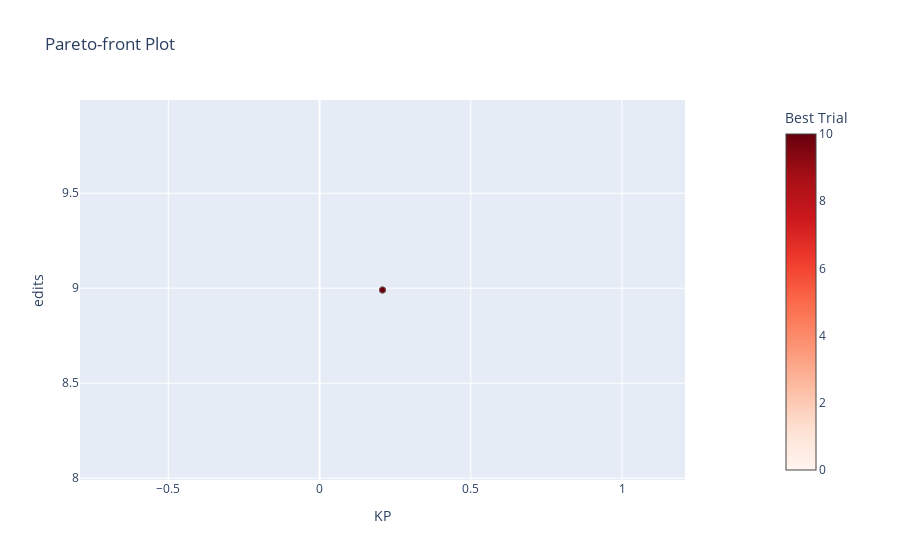

The code cell stored with this chart in its notebook:
### Code cell
optuna.visualization.plot_pareto_front(study, target_names=["KP", "edits"])

### Figure 1 — Plotly figure (JSON) as saved in the notebook; plotly's stock layout.template omitted (floating-point values rounded to 4 significant figures)
{"data": [{"hovertemplate": "%{text}<extra>Trial</extra>", "marker": {"color": [], "colorbar": {"title": {"text": "Trial"}}, "colorscale": [[0, "rgb(247,251,255)"], [0.125, "rgb(222,235,247)"], [0.25, "rgb(198,219,239)"], [0.375, "rgb(158,202,225)"], [0.5, "rgb(107,174,214)"], [0.625, "rgb(66,146,198)"], [0.75, "rgb(33,113,181)"], [0.875, "rgb(8,81,156)"], [1, "rgb(8,48,107)"]], "line": {"color": "Grey", "width": 0.5}}, "mode": "markers", "showlegend": false, "text": [], "type": "scatter", "x": [], "y": []}, {"hovertemplate": "%{text}<extra>Best Trial</extra>", "marker": {"color": [0, 1, 2, 3, 4, 5, 6, 7, 8, 9, 10], "colorbar": {"title": {"text": "Best Trial"}, "x": 1.1, "xpad": 40}, "colorscale": [[0, "rgb(255,245,240)"], [0.125, "rgb(254,224,210)"], [0.25, "rgb(252,187,161)"], [0.375, "rgb(252,146,114)"], [0.5, "rgb(251,106,74)"], [0.625, "rgb(239,59,44)"], [0.75, "rgb(203,24,29)"], [0.875, "rgb(165,15,21)"], [1, "rgb(103,0,13)"]], "line": {"color": "Grey", "width": 0.5}}, "mode": "markers", "showlegend": false, "text": ["{<br>  \"number\": 0,<br>  \"values\": [<br>    0.20808432307032806,<br>    8.990478349580593<br>  ],<br>  \"params\": {<br>    \"lambd\": 0.6005690620311481,<br>    \"lambd2\": 8.715524052830462,<br>    \"max_dist\": 2.9723313932919044<br>  }<br>}", "{<br>  \"number\": 1,<br>  \"values\": [<br>    0.20808432307032806,<br>    8.990478349580593<br>  ],<br>  \"params\": {<br>    \"lambd\": 1.8634796127614865,<br>    \"lambd2\": 5.096336003808501,<br>    \"max_dist\": 1.3636403643681314<br>  }<br>}", "{<br>  \"number\": 2,<br>  \"values\": [<br>    0.20808432307032806,<br>    8.990478349580593<br>  ],<br>  \"params\": {<br>    \"lambd\": 0.22225154424425764,<br>    \"lambd2\": 8.941566408644759,<br>    \"max_dist\": 2.782931124804544<br>  }<br>}", "{<br>  \"number\": 3,<br>  \"values\": [<br>    0.20808432307032806,<br>    8.990478349580593<br>  ],<br>  \"params\": {<br>    \"lambd\": 1.8632897359889582,<br>    \"lambd2\": 0.0621115645240955,<br>    \"max_dist\": 1.2960050993035832<br>  }<br>}", "{<br>  \"number\": 4,<br>  \"values\": [<br>    0.20808432307032806,<br>    8.990478349580593<br>  ],<br>  \"params\": {<br>    \"lambd\": 0.005648611089622113,<br>    \"lambd2\": 0.1664083970064878,<br>    \"max_dist\": 0.48523102114157735<br>  }<br>}", "{<br>  \"number\": 5,<br>  \"values\": [<br>    0.20808432307032806,<br>    8.990478349580593<br>  ],<br>  \"params\": {<br>    \"lambd\": 0.23649640407768313,<br>    \"lambd2\": 8.870414059387713,<br>    \"max_dist\": 0.6124876537548316<br>  }<br>}", "{<br>  \"number\": 6,<br>  \"values\": [<br>    0.20808432307032806,<br>    8.990478349580593<br>  ],<br>  \"params\": {<br>    \"lambd\": 0.28134182812036723,<br>    \"lambd2\": 1.1576469326123873,<br>    \"max_dist\": 1.1292992635150556<br>  }<br>}", "{<br>  \"number\": 7,<br>  \"values\": [<br>    0.20808432307032806,<br>    8.990478349580593<br>  ],<br>  \"params\": {<br>    \"lambd\": 0.176938857342122,<br>    \"lambd2\": 7.39228377522679,<br>    \"max_dist\": 2.0356919005374357<br>  }<br>}", "{<br>  \"number\": 8,<br>  \"values\": [<br>    0.20808432307032806,<br>    8.990478349580593<br>  ],<br>  \"params\": {<br>    \"lambd\": 1.7219198387377193,<br>    \"lambd2\": 1.3458850712443204,<br>    \"max_dist\": 1.140774178351192<br>  }<br>}", "{<br>  \"number\": 9,<br>  \"values\": [<br>    0.20808432307032806,<br>    8.990478349580593<br>  ],<br>  \"params\": {<br>    \"lambd\": 1.47735128704923,<br>    \"lambd2\": 3.701772387435558,<br>    \"max_dist\": 1.3509584888782185<br>  }<br>}", "{<br>  \"number\": 10,<br>  \"values\": [<br>    0.20808432307032806,<br>    8.990478349580593<br>  ],<br>  \"params\": {<br>    \"lambd\": 0.8204332490390487,<br>    \"lambd2\": 3.4468923621823055,<br>    \"max_dist\": 0.2044287794672528<br>  }<br>}"], "type": "scatter", "x": [0.2081, 0.2081, 0.2081, 0.2081, 0.2081, 0.2081, 0.2081, 0.2081, 0.2081, 0.2081, 0.2081], "y": [8.99, 8.99, 8.99, 8.99, 8.99, 8.99, 8.99, 8.99, 8.99, 8.99, 8.99]}], "layout": {"title": {"text": "Pareto-front Plot"}, "xaxis": {"title": {"text": "KP"}}, "yaxis": {"title": {"text": "edits"}}}}
